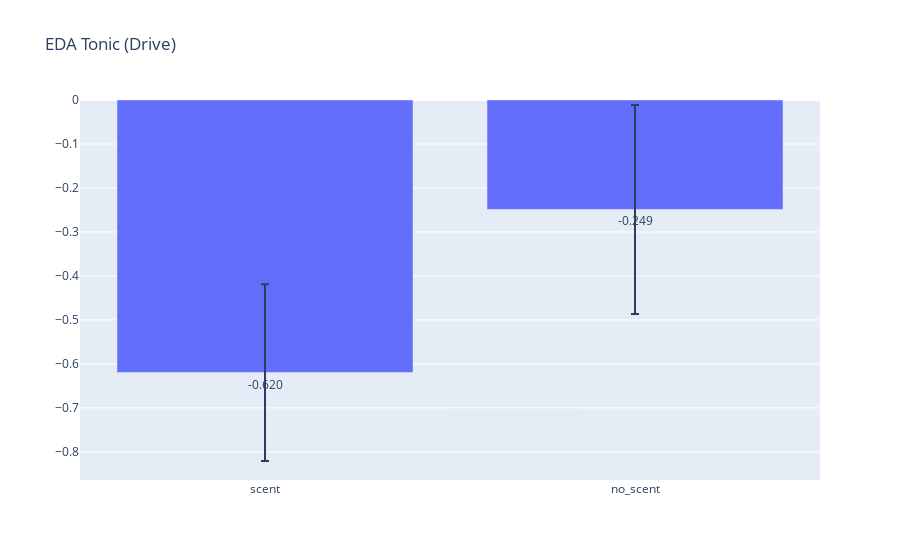

Notebook code cell kept with this figure:
### Code cell
import numpy as np

def bar_compare(df1, df2, metric, title):
    means = [df1[metric].mean(), df2[metric].mean()]
    stds  = [df1[metric].std(), df2[metric].std()]
    fig = go.Figure()
    fig.add_trace(go.Bar(
        x=["scent", "no_scent"],
        y=means,
        error_y=dict(type='data', array=stds),
        text=[f"{m:.3f}" for m in means],
        textposition="outside"
    ))
    fig.update_layout(title=title)
    fig.show()

bar_compare(drive_scent_df, drive_noscent_df, "EDA_Tonic_z", "EDA Tonic (Drive)")

### Figure 1 — Plotly figure (JSON) as saved in the notebook; plotly's stock layout.template omitted (floating-point values rounded to 4 significant figures)
{"data": [{"error_y": {"array": [0.2011, 0.2377], "type": "data"}, "text": ["-0.620", "-0.249"], "textposition": "outside", "type": "bar", "x": ["scent", "no_scent"], "y": [-0.6197, -0.2489]}], "layout": {"title": {"text": "EDA Tonic (Drive)"}}}
